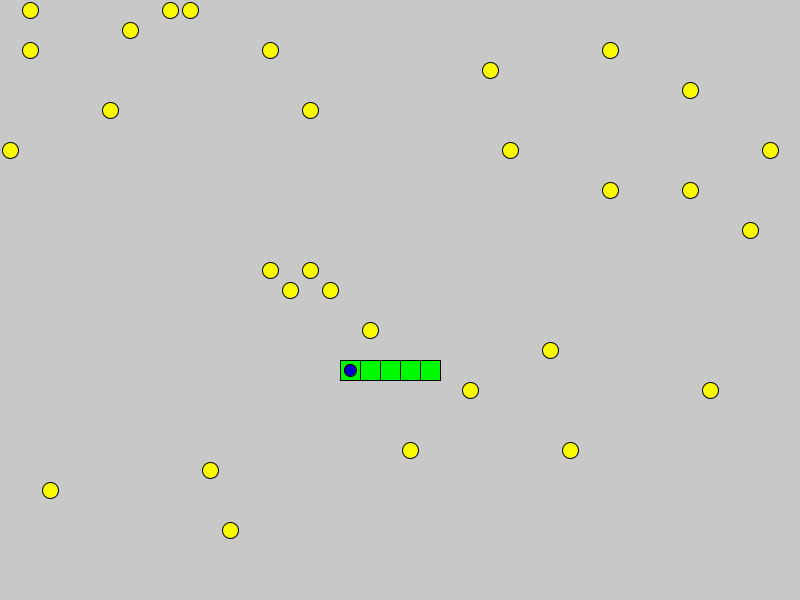
Frame 1 (no input)
Frame 60 (the mouse pressed at the canvas centre just before this capture): identical to frame 1, image omitted
Frame 120 (the mouse held since frame 60 and released just before this capture): identical to frame 1, image omitted

The Processing sketch that drew this single still picture (run headless with seeded random() and noise(); from frame 60 on, the mouse is pressed at the canvas centre):

// Processing sketch: snake
// ── snake.pde
// basic snake game: a snake, made up of segments, travels around and consumes food, growing one segmnt
//  with each food item. The arrow keys direct the motion.
//You can think of the game as taking place in grid of unit size cells.
//Jeanine Meyer
// use of arrow keys
//classes for snake segments and for food items.
//use of ArrayList for list of Food objects (and array for segments of snake
//Game ends when snake collides with itself or goes off screen or exceeds time limit (use of millis for timing)
float margin = 10;
float cw;
float ch;
int unit;


int timeLimit = 30*1000; //30 seconds for game
int timeStart;
int score = 0;
ArrayList<Food> foods = new ArrayList<Food>();  //Arraylists of objects provide way to remove elements
int amountOfFood = 30;
Seg[] segs;
HeadSeg hseg;


void setup() {
   size(800,600);
   cw = width;
   ch = height;
   unit = int(min(cw,ch)/30);
   ellipseMode(CORNER);  //easier to check for snake over circle representing food
   placefood();
   buildfirstsegments(5);
   //store starting time. Time check done in draw.
   timeStart = millis();

}

void endgame(String m) {
   fill(0);  //set for the message
   textSize(30);
   int snakeL = segs.length;
   text("Game Over: "+m+" Snake size is "+str(snakeL),100,100);
   noLoop();  //stop action: keys no longer work.
}

void draw() {
  background(200);  //clear screen
  //display food, then snake, then check time.
  // the foods ArrayList elements are accessed using the get method.
  for (int i=0;i<foods.size();i++) {
    foods.get(i).display();
  }
  //sets is an array of Seg objects
  for (int i=0; i<segs.length;i++) {
    segs[i].display();
  }
  
 //determine elapsed time since sketch started
  if (timeLimit<(millis()-timeStart)) {
    endgame("Time.");
  }
}

void placefood() {
  //Populate ArrayList of Food objects. Note use of add.
  for (int i=0;i<amountOfFood;i++) {
    foods.add(new Food(unit*int(random(width)/unit),unit*int(random(height)/unit)));
  }
}

void buildfirstsegments(int n) {  
  //position head randomly on screen, but not close to edges
  int leftbd = unit*10;
  int rightbd = width-leftbd;
  int headx = unit*int(random(leftbd,rightbd)/unit);
  int heady = unit*int(random(leftbd,rightbd)/unit);
  Seg aseg;
  hseg = new HeadSeg(headx,heady);
  segs = new Seg[n];  //create array of the indicated size and then assign individual elements
  segs[0] = hseg;
  for (int i=1;i<n;i++) {
    int nsegx = headx+(i*unit);  //snake starts out horizontal, with head seg on the left.
    int nsegy = heady;
    aseg= new Seg(nsegx,nsegy);
    segs[i] = aseg;
  }
}

void keyPressed() {
  switch(keyCode) {
    case UP: 
        movesnake(0,-unit);
        break;
    case DOWN: 
        movesnake(0,unit);
        break;
    case RIGHT: 
        movesnake(unit,0);
        break;
    case LEFT: 
        movesnake(-unit,0);
        break; 
  }
  
}

void movesnake(int dx, int dy) {
  //need to slide snake along
  int numOfSegs = segs.length;
  int[] xpositions = new int[numOfSegs];
  int[] ypositions = new int[numOfSegs];
  //store current positions in the two arrays. Will not use last values
  for (int i=0;i<numOfSegs;i++) {
    xpositions[i] = segs[i].sx;
    ypositions[i] = segs[i].sy;
  }
  //determine new position for head segment
  int newHeadx = xpositions[0]+dx;
  int newHeady = ypositions[0]+dy;
  segs[0].moveTo(newHeadx,newHeady); //first seg moves to calculated positions
  for (int i=1;i<numOfSegs;i++) {  //move into place of preceeding seg
    segs[i].moveTo(xpositions[i-1],ypositions[i-1]);
  }
  //check for head seg collisions with any segment, except last
  for (int i=1;i<(numOfSegs-1);i++) {
    if (closeEnough(newHeadx, newHeady, xpositions[i],ypositions[i])) {
      endgame("Collision with self.");
    }
  }
  //check if out of bounds
  if ((newHeadx<0)||(newHeadx>(width-unit))||(newHeady<0)||(newHeady>(height-unit))) {
    endgame("Out of bounds. ");
  }
  //see if over food
  for (int i=foods.size()-1;i>=0;i--) {  //iterates over the foods arraylist backwards
    if (closeEnough(newHeadx,newHeady,foods.get(i).fx,foods.get(i).fy)) {
      foods.remove(i);  //remove is available for ArrayList
      growSnake();
    }
  }
}
void growSnake() {
  int numOfSegs = segs.length;
  //needs to look at last 2 segments to get where to put new segment
  int lastx = segs[numOfSegs-1].sx;
  int lasty = segs[numOfSegs-1].sy;
  int overx = segs[numOfSegs-2].sx;
  int overy = segs[numOfSegs-2].sy;
  //the next element is the same as the last in x or y, but these expressions always work.
  int difx = lastx-overx;
  int dify = lasty-overy;
  int newx = lastx+difx;
  int newy = lasty+dify;
  Seg newseg = new Seg(newx, newy);
  segs = (Seg[])append(segs,newseg);
  
}
Boolean closeEnough(int x1,int y1,int x2,int y2) {
  return (dist(x1,y1,x2,y2)< margin);
}

class Seg {
  int sx;
  int sy;
  Seg (int x, int y) {
     sx = x;
     sy = y;
  
  }
  void display() {
    fill(0,250,0);
    rect(sx,sy,unit, unit);
  }
  void moveTo(int nx, int ny) { //move to this new position
    sx = nx;
    sy = ny;
  }

}

class HeadSeg extends Seg {
    HeadSeg(int x, int y) {
      super(x,y);
    }
    void display() {  //the head segment is displayed with a circle on top of a rectangle
      fill(0,250,0);
      rect(sx,sy, unit, unit);
      fill(0,0,200);
      ellipse(sx+.2*unit, sy+.2*unit, .60*unit,.60*unit);
    }
}
class Food {
   int fx;
  int fy;
  Food (int x, int y) {
     fx = x;
     fy = y;
  
  }
  void display() {
    fill(250,250,0);
    ellipse(fx+.1*unit,fy+.1*unit,.8*unit, .8*unit);
  }
}
